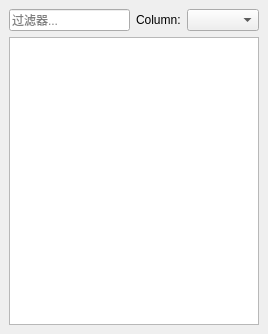
<?xml version="1.0" encoding="UTF-8"?>
<ui version="4.0">
 <class>WkfPlatformBrowserDockWidget</class>
 <widget class="QDockWidget" name="WkfPlatformBrowserDockWidget">
  <property name="geometry">
   <rect>
    <x>0</x>
    <y>0</y>
    <width>268</width>
    <height>334</height>
   </rect>
  </property>
  <property name="allowedAreas">
   <set>Qt::LeftDockWidgetArea|Qt::RightDockWidgetArea</set>
  </property>
  <property name="windowTitle">
   <string>Platform Browser</string>
  </property>
  <widget class="QWidget" name="dockWidgetContents">
   <layout class="QVBoxLayout" name="verticalLayout">
    <item>
     <layout class="QHBoxLayout" name="filterLayout">
      <item>
       <widget class="QLineEdit" name="filterLineEdit">
        <property name="placeholderText">
         <string>过滤器...</string>
        </property>
        <property name="clearButtonEnabled">
         <bool>true</bool>
        </property>
       </widget>
      </item>
      <item>
       <widget class="QLabel" name="filterColumnLabel">
        <property name="text">
         <string>Column:</string>
        </property>
       </widget>
      </item>
      <item>
       <widget class="QComboBox" name="filterComboBox">
        <property name="currentIndex">
         <number>-1</number>
        </property>
       </widget>
      </item>
     </layout>
    </item>
    <item>
     <widget class="QTableView" name="tableView">
      <property name="editTriggers">
       <set>QAbstractItemView::NoEditTriggers</set>
      </property>
      <property name="selectionBehavior">
       <enum>QAbstractItemView::SelectRows</enum>
      </property>
      <property name="sortingEnabled">
       <bool>false</bool>
      </property>
      <attribute name="horizontalHeaderMinimumSectionSize">
       <number>23</number>
      </attribute>
      <attribute name="horizontalHeaderStretchLastSection">
       <bool>true</bool>
      </attribute>
      <attribute name="verticalHeaderVisible">
       <bool>false</bool>
      </attribute>
     </widget>
    </item>
   </layout>
  </widget>
 </widget>
 <resources/>
 <connections/>
</ui>
